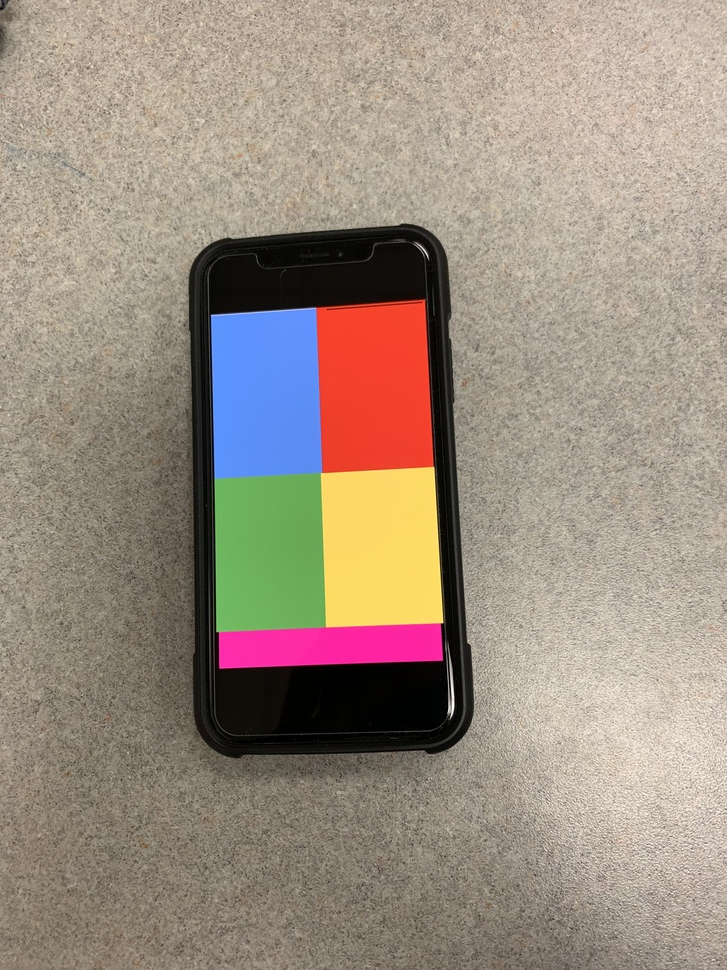
#> input picture IMG_4557.jpg, 727 x 970 px, shrunk from 3024 x 4032 before the run, given in place of the camera
$ python color.py
#> lines starting #> are read from the running program, lines starting #| are printed output that depends on the picture; after the words box and inside, x2 and y2 are one past the last pixel; in counts of white or black regions, pixels touching at a corner belong together
#importing Modules

import cv2
import numpy as np

#Capturing Video through webcam.

cap = cv2.VideoCapture(0)

while(1):
        _, img = cap.read()
#> img is the input picture: shape (970, 727, 3); mean B, G, R 129, 142.2, 156.1

        #converting frame(img) from BGR (Blue-Green-Red) to HSV (hue-saturation-value)

        hsv = cv2.cvtColor(img, cv2.COLOR_BGR2HSV)
#> hsv: shape (970, 727, 3); mean H, S, V 23.2, 59.9, 161.5

        #defining the range of Yellow color
        yellow_lower = np.array([22,60,200],np.uint8)
        yellow_upper = np.array([60,255,255],np.uint8)

        #finding the range yellow colour in the image
        yellow = cv2.inRange(hsv, yellow_lower, yellow_upper)
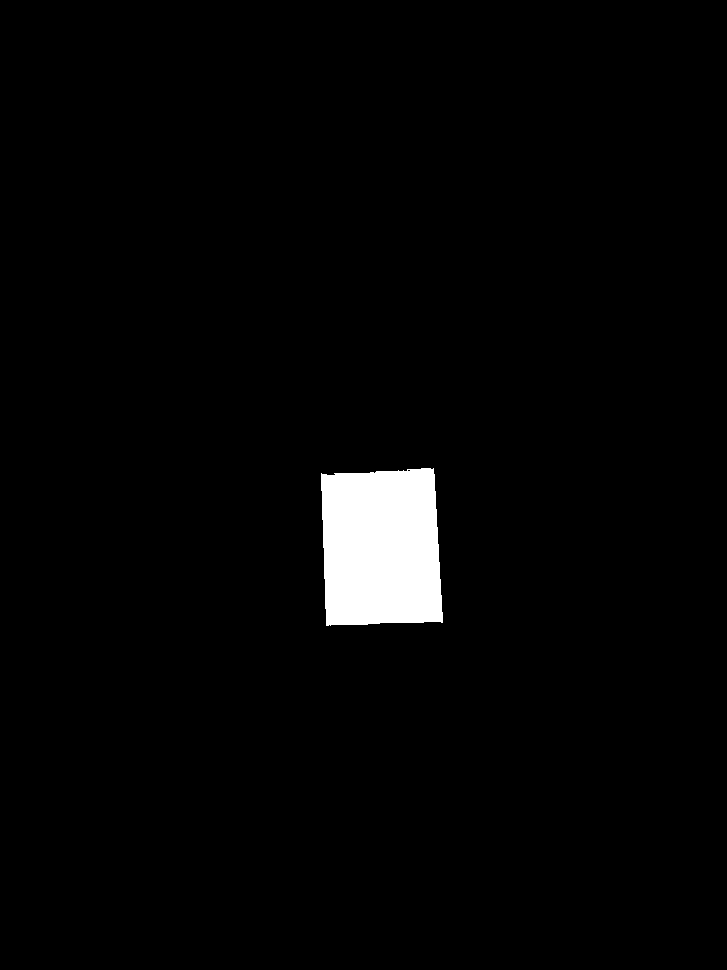
#> yellow: shape (970, 727); 2.5% white; 1 white region, box (x1, y1, x2, y2) and area: (321, 468, 443, 626) 17545

        #Morphological transformation, Dilation
        kernal = np.ones((5 ,5), "uint8")

        blue=cv2.dilate(yellow, kernal)
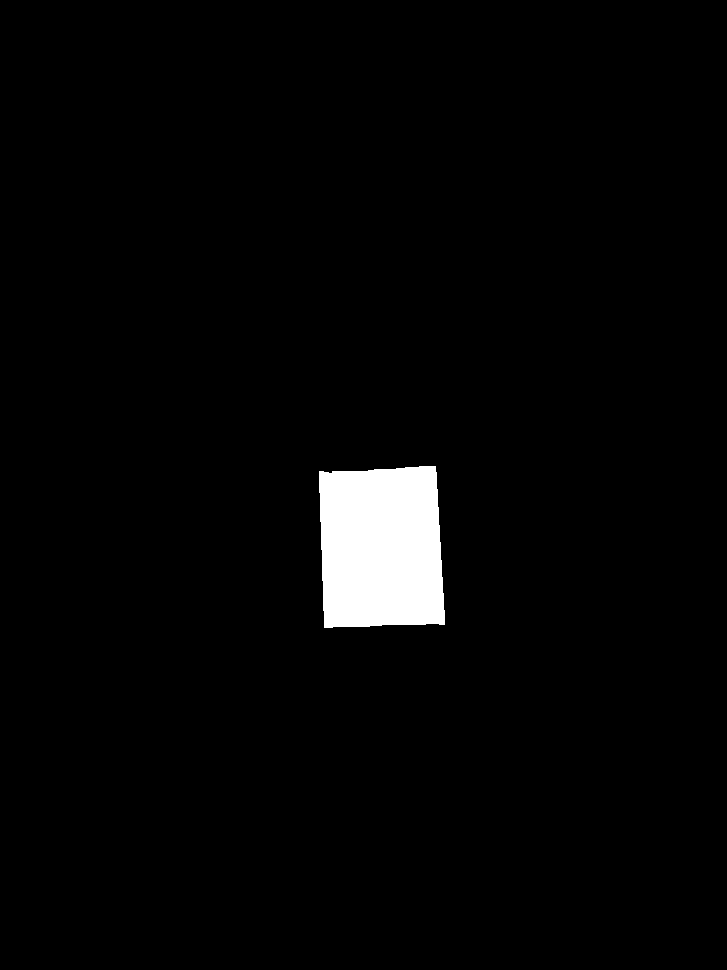
#> blue: shape (970, 727); 2.7% white; 1 white region

        res=cv2.bitwise_and(img, img, mask = yellow)
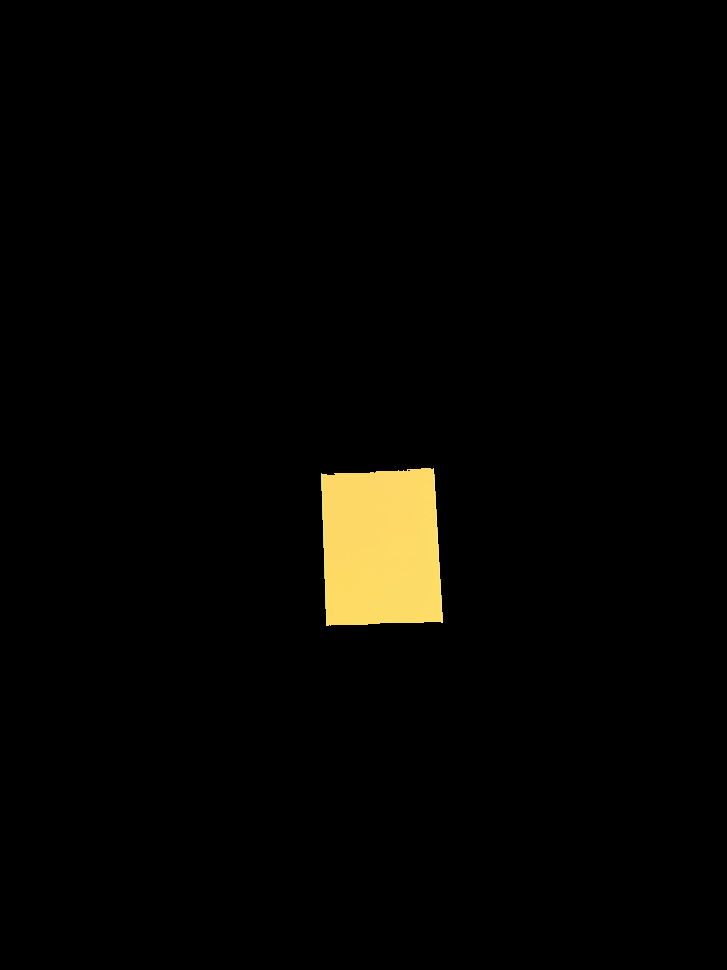
#> res: shape (970, 727, 3); mean B, G, R 2.6, 5.4, 6.3

        #Tracking Colour (Yellow)
        (contours,hierarchy)=cv2.findContours(yellow,cv2.RETR_TREE,cv2.CHAIN_APPROX_SIMPLE)
#> contours = 2 contours, 1 with area under 20; largest, box (x1, y1, x2, y2) and area: (321, 468, 443, 626) 17278

        for pic, contour in enumerate(contours):
                area = cv2.contourArea(contour)
                if(area>300):

                        x,y,w,h = cv2.boundingRect(contour)
                        img = cv2.rectangle(img,(x,y),(x+w,y+h),(255,0,0),3)
#> this loop made 2 passes
#> (pic, area, x, y, w, h) on pass 1: (0, 17277.5, 321, 468, 122, 158)
#> pass 1, `img = cv2.rectangle(img,(x,y),(x+w,y+h),(255,0,0),3)`:
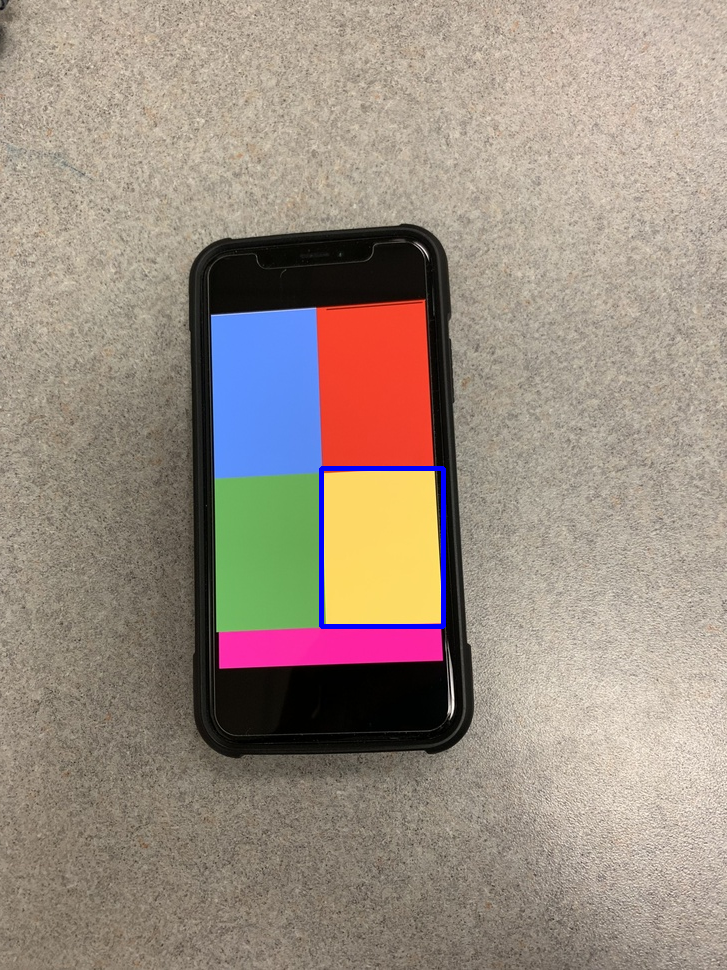
#> img: shape (970, 727, 3); 0.4% of pixels changed, all inside (x1, y1, x2, y2) = (319, 466, 446, 629)

        cv2.imshow("Color Tracking",img)
        img = cv2.flip(img,1)
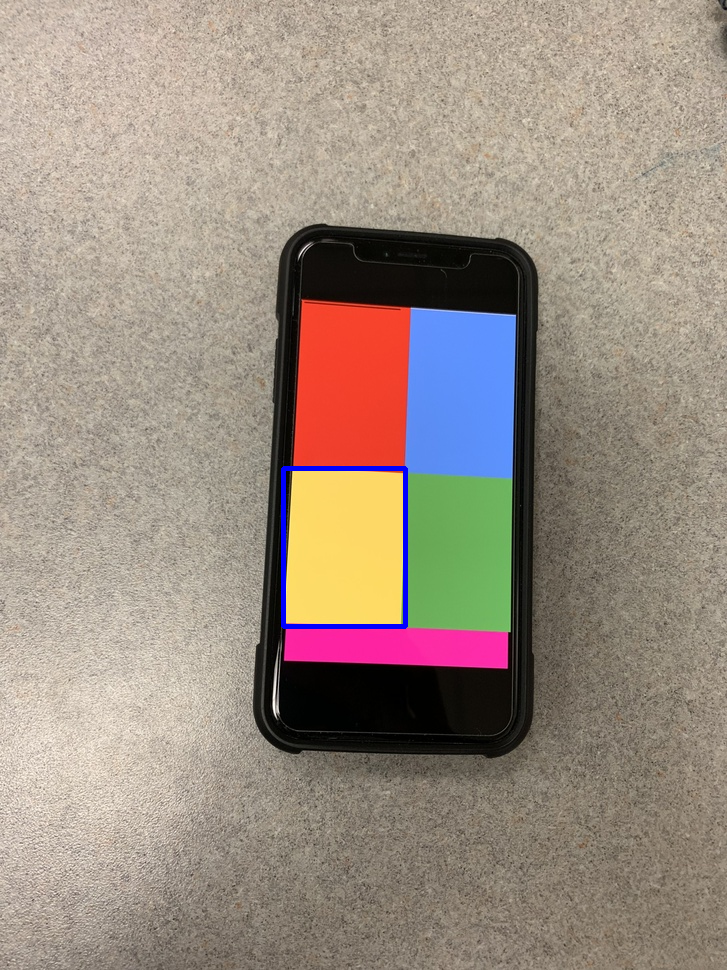
#> img: shape (970, 727, 3); mean B, G, R 129.7, 141.8, 155.5
        cv2.imshow("Yellow",res)

        if cv2.waitKey(10) & 0xFF == 27:
#> (key Esc is pressed here)
                cap.release()
                cv2.destroyAllWindows()
                break

$ run again, on 71396620_395642311122345_384962003254378496_n.jpg
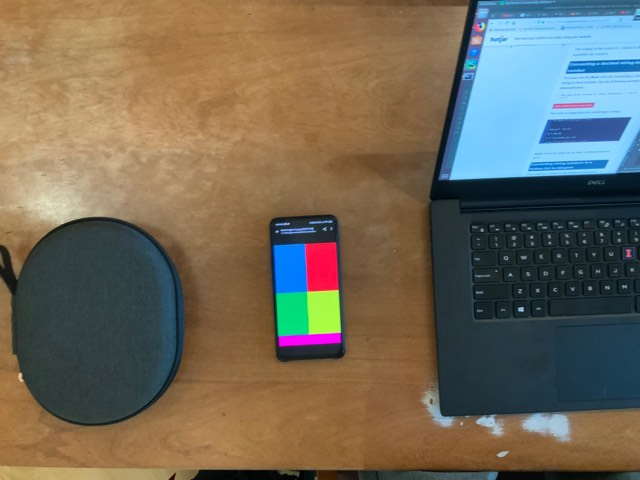
#> input picture 71396620_395642311122345_384962003254378496_n.jpg, 640 x 480 px, given in place of the camera
#> img is the input picture: shape (480, 640, 3); mean B, G, R 88.6, 104.7, 113.1
#> hsv: shape (480, 640, 3); mean H, S, V 49.4, 123.9, 134.5
#> `yellow = cv2.inRange(hsv, yellow_lower, yellow_upper)`:
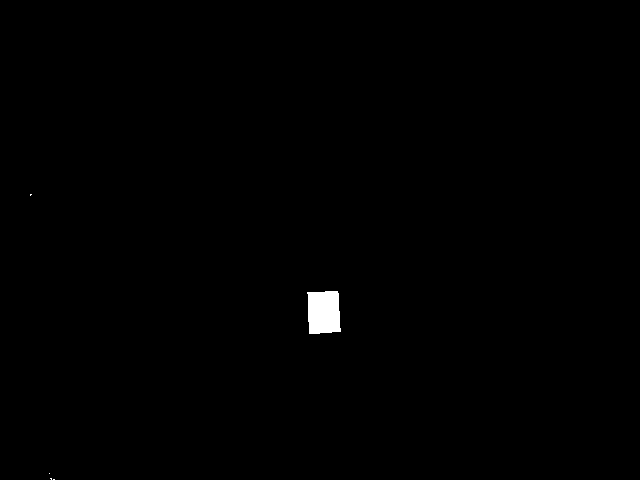
#> yellow: shape (480, 640); 0.43% white; 5 white regions (4 under 20 px), largest, box (x1, y1, x2, y2) and area: (307, 291, 341, 334) 1303
#> blue: shape (480, 640); 0.56% white; 3 white regions
#> contours = 5 contours, 4 with area under 20; largest, box (x1, y1, x2, y2) and area: (307, 291, 341, 334) 1231
#> the loop `for pic, contour in enumerate(contours):` made 5 passes
#> (area, x, y, w, h) on pass 4: (1231, 307, 291, 34, 43)
#> `img = cv2.flip(img,1)`:
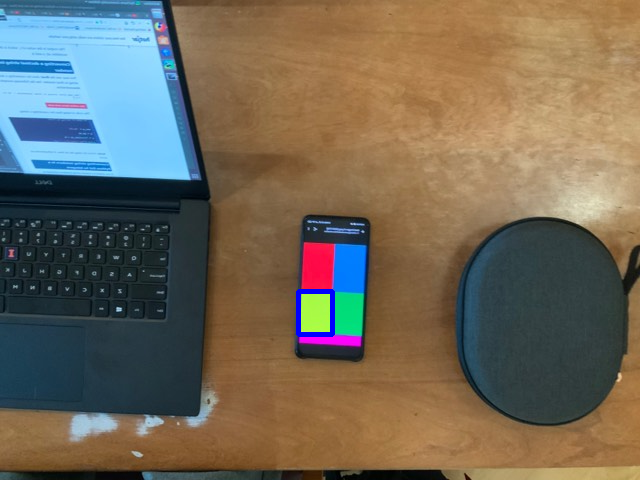
#> img: shape (480, 640, 3); mean B, G, R 89, 104.4, 112.8

$ run again, on camShiftTest.jpg
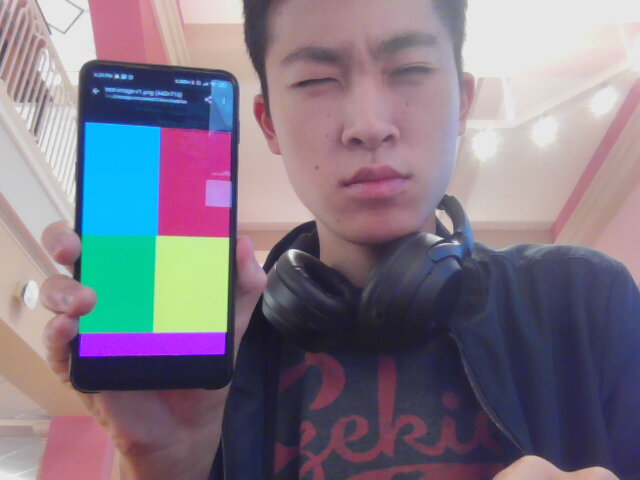
#> input picture camShiftTest.jpg, 640 x 480 px, given in place of the camera
#> img is the input picture: shape (480, 640, 3); mean B, G, R 133.4, 119.2, 128.4
#> hsv: shape (480, 640, 3); mean H, S, V 104.5, 78.8, 151
#> `yellow = cv2.inRange(hsv, yellow_lower, yellow_upper)`:
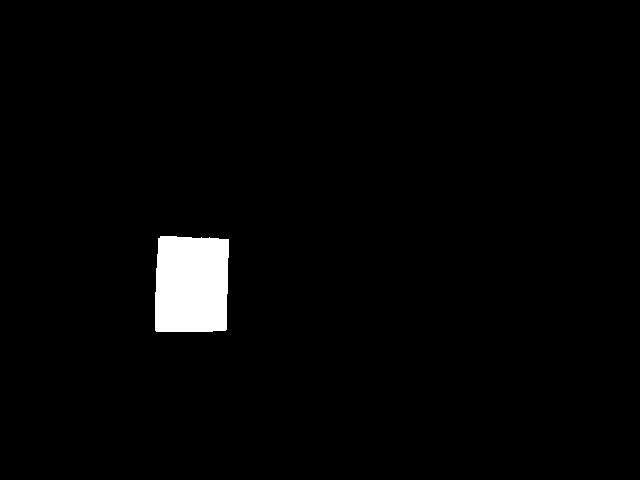
#> yellow: shape (480, 640); 2.2% white; 1 white region, box (x1, y1, x2, y2) and area: (155, 236, 229, 332) 6769
#> blue: shape (480, 640); 2.4% white; 1 white region
#> contours = 1 contour; box (x1, y1, x2, y2) and area: (155, 236, 229, 332) 6606
#> the loop `for pic, contour in enumerate(contours):` made 1 pass
#> (pic, area, x, y, w, h) on pass 1: (0, 6606, 155, 236, 74, 96)
#> `img = cv2.flip(img,1)`:
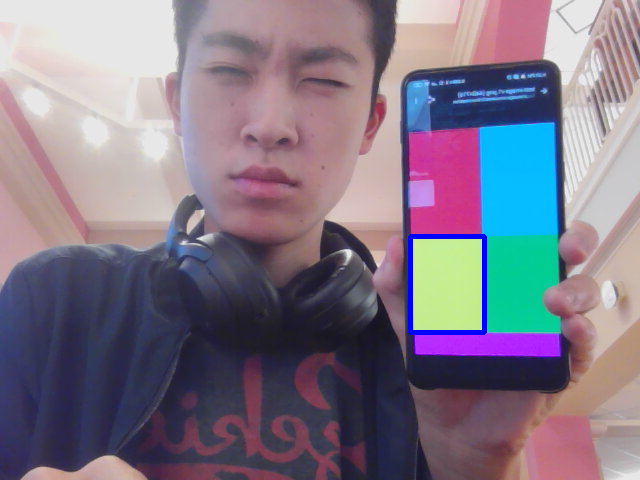
#> img: shape (480, 640, 3); mean B, G, R 134.1, 118.4, 127.6
